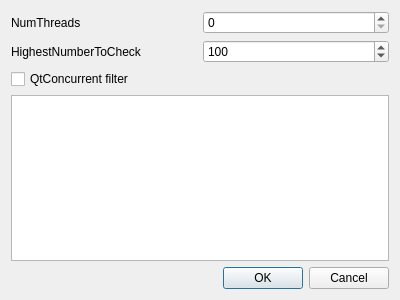
<?xml version="1.0" encoding="UTF-8"?>
<ui version="4.0">
 <class>PrimeGUI</class>
 <widget class="QDialog" name="PrimeGUI">
  <property name="geometry">
   <rect>
    <x>0</x>
    <y>0</y>
    <width>400</width>
    <height>300</height>
   </rect>
  </property>
  <property name="windowTitle">
   <string>Prime Threads</string>
  </property>
  <layout class="QVBoxLayout" name="verticalLayout">
   <item>
    <layout class="QHBoxLayout" name="horizontalLayout">
     <item>
      <widget class="QLabel" name="label">
       <property name="text">
        <string>NumThreads</string>
       </property>
      </widget>
     </item>
     <item>
      <widget class="QSpinBox" name="numThreadsSpinbox"/>
     </item>
    </layout>
   </item>
   <item>
    <layout class="QHBoxLayout" name="horizontalLayout_2">
     <item>
      <widget class="QLabel" name="label_2">
       <property name="text">
        <string>HighestNumberToCheck</string>
       </property>
      </widget>
     </item>
     <item>
      <widget class="QSpinBox" name="highestNumberSpinbox">
       <property name="maximum">
        <number>999999999</number>
       </property>
       <property name="singleStep">
        <number>100</number>
       </property>
       <property name="value">
        <number>100</number>
       </property>
      </widget>
     </item>
    </layout>
   </item>
   <item>
    <widget class="QCheckBox" name="concurrentBox">
     <property name="text">
      <string>QtConcurrent filter</string>
     </property>
    </widget>
   </item>
   <item>
    <widget class="QTextEdit" name="resultsEdit">
     <property name="readOnly">
      <bool>true</bool>
     </property>
    </widget>
   </item>
   <item>
    <widget class="QDialogButtonBox" name="buttonBox">
     <property name="orientation">
      <enum>Qt::Horizontal</enum>
     </property>
     <property name="standardButtons">
      <set>QDialogButtonBox::Cancel|QDialogButtonBox::Ok</set>
     </property>
    </widget>
   </item>
  </layout>
 </widget>
 <resources/>
 <connections>
  <connection>
   <sender>buttonBox</sender>
   <signal>accepted()</signal>
   <receiver>PrimeGUI</receiver>
   <slot>accept()</slot>
   <hints>
    <hint type="sourcelabel">
     <x>248</x>
     <y>254</y>
    </hint>
    <hint type="destinationlabel">
     <x>157</x>
     <y>274</y>
    </hint>
   </hints>
  </connection>
  <connection>
   <sender>buttonBox</sender>
   <signal>rejected()</signal>
   <receiver>PrimeGUI</receiver>
   <slot>reject()</slot>
   <hints>
    <hint type="sourcelabel">
     <x>316</x>
     <y>260</y>
    </hint>
    <hint type="destinationlabel">
     <x>286</x>
     <y>274</y>
    </hint>
   </hints>
  </connection>
 </connections>
</ui>
